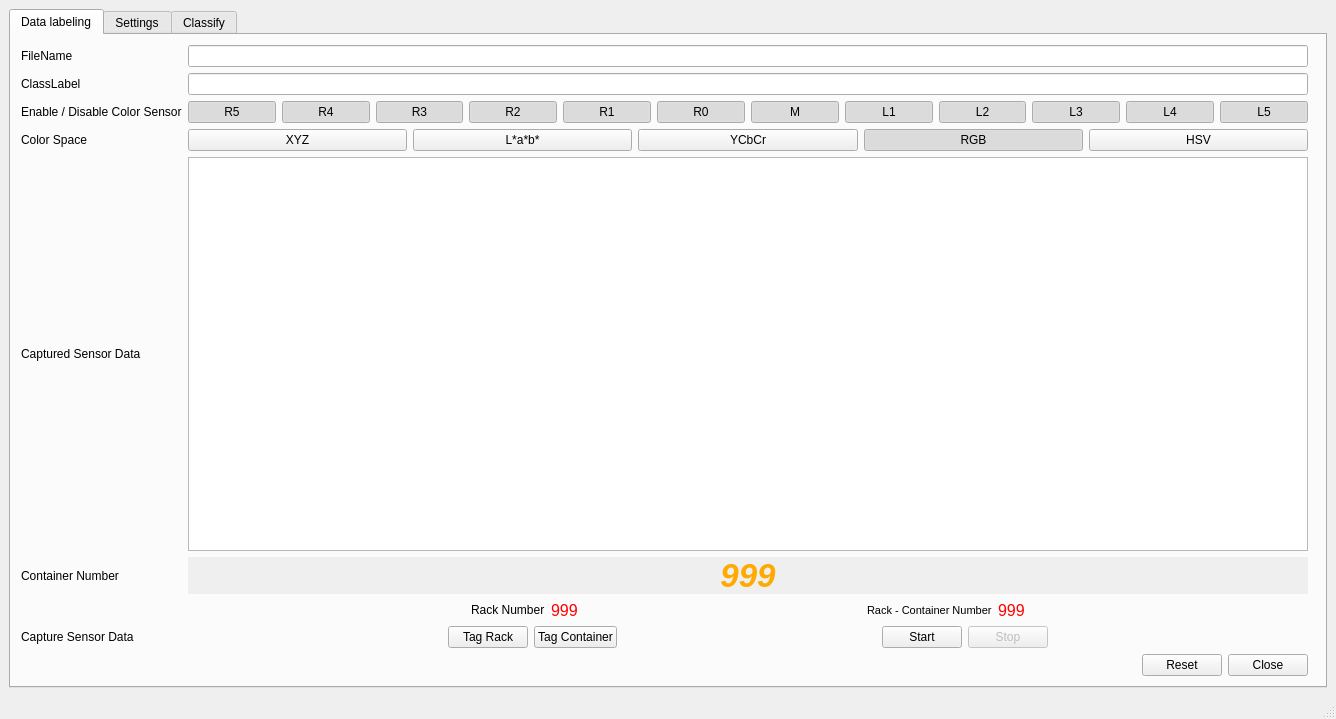
<?xml version="1.0" encoding="UTF-8"?>
<ui version="4.0">
 <class>MainWindow</class>
 <widget class="QMainWindow" name="MainWindow">
  <property name="geometry">
   <rect>
    <x>0</x>
    <y>0</y>
    <width>1336</width>
    <height>719</height>
   </rect>
  </property>
  <property name="windowTitle">
   <string>Data Collection</string>
  </property>
  <property name="windowIcon">
   <iconset>
    <normaloff>Icon/research4-1.png</normaloff>Icon/research4-1.png</iconset>
  </property>
  <widget class="QWidget" name="centralwidget">
   <layout class="QGridLayout" name="gridLayout">
    <item row="0" column="0">
     <widget class="QTabWidget" name="mainTabObj">
      <property name="toolTip">
       <string/>
      </property>
      <property name="currentIndex">
       <number>0</number>
      </property>
      <property name="movable">
       <bool>true</bool>
      </property>
      <property name="tabBarAutoHide">
       <bool>true</bool>
      </property>
      <widget class="QWidget" name="dataLabelingTab">
       <attribute name="title">
        <string>Data labeling</string>
       </attribute>
       <widget class="QWidget" name="formLayoutWidget">
        <property name="geometry">
         <rect>
          <x>10</x>
          <y>10</y>
          <width>1287</width>
          <height>631</height>
         </rect>
        </property>
        <layout class="QGridLayout" name="dataLabelingTabGridLayout">
         <property name="sizeConstraint">
          <enum>QLayout::SetNoConstraint</enum>
         </property>
         <item row="12" column="1">
          <layout class="QHBoxLayout" name="closeResetHLayout">
           <item>
            <spacer name="horizontalSpacer">
             <property name="orientation">
              <enum>Qt::Horizontal</enum>
             </property>
             <property name="sizeHint" stdset="0">
              <size>
               <width>40</width>
               <height>20</height>
              </size>
             </property>
            </spacer>
           </item>
           <item>
            <widget class="QPushButton" name="resetBtn">
             <property name="text">
              <string>Reset</string>
             </property>
            </widget>
           </item>
           <item>
            <widget class="QPushButton" name="closeBtn">
             <property name="text">
              <string>Close</string>
             </property>
            </widget>
           </item>
          </layout>
         </item>
         <item row="0" column="0">
          <widget class="QLabel" name="fileNameLabel">
           <property name="text">
            <string>FileName</string>
           </property>
          </widget>
         </item>
         <item row="2" column="0">
          <widget class="QLabel" name="sensorEnableDisableLabel">
           <property name="text">
            <string>Enable / Disable Color Sensor</string>
           </property>
          </widget>
         </item>
         <item row="2" column="1">
          <layout class="QHBoxLayout" name="sensorButtonHorizontalLayout">
           <item>
            <widget class="QPushButton" name="colSensorButton1">
             <property name="acceptDrops">
              <bool>false</bool>
             </property>
             <property name="text">
              <string>R5</string>
             </property>
             <property name="checkable">
              <bool>true</bool>
             </property>
             <property name="checked">
              <bool>true</bool>
             </property>
            </widget>
           </item>
           <item>
            <widget class="QPushButton" name="colSensorButton2">
             <property name="text">
              <string>R4</string>
             </property>
             <property name="checkable">
              <bool>true</bool>
             </property>
             <property name="checked">
              <bool>true</bool>
             </property>
            </widget>
           </item>
           <item>
            <widget class="QPushButton" name="colSensorButton3">
             <property name="text">
              <string>R3</string>
             </property>
             <property name="checkable">
              <bool>true</bool>
             </property>
             <property name="checked">
              <bool>true</bool>
             </property>
            </widget>
           </item>
           <item>
            <widget class="QPushButton" name="colSensorButton4">
             <property name="text">
              <string>R2</string>
             </property>
             <property name="checkable">
              <bool>true</bool>
             </property>
             <property name="checked">
              <bool>true</bool>
             </property>
            </widget>
           </item>
           <item>
            <widget class="QPushButton" name="colSensorButton5">
             <property name="text">
              <string>R1</string>
             </property>
             <property name="checkable">
              <bool>true</bool>
             </property>
             <property name="checked">
              <bool>true</bool>
             </property>
            </widget>
           </item>
           <item>
            <widget class="QPushButton" name="colSensorButton6">
             <property name="text">
              <string>R0</string>
             </property>
             <property name="checkable">
              <bool>true</bool>
             </property>
             <property name="checked">
              <bool>true</bool>
             </property>
            </widget>
           </item>
           <item>
            <widget class="QPushButton" name="colSensorButton7">
             <property name="text">
              <string>M</string>
             </property>
             <property name="checkable">
              <bool>true</bool>
             </property>
             <property name="checked">
              <bool>true</bool>
             </property>
            </widget>
           </item>
           <item>
            <widget class="QPushButton" name="colSensorButton8">
             <property name="text">
              <string>L1</string>
             </property>
             <property name="checkable">
              <bool>true</bool>
             </property>
             <property name="checked">
              <bool>true</bool>
             </property>
            </widget>
           </item>
           <item>
            <widget class="QPushButton" name="colSensorButton9">
             <property name="text">
              <string>L2</string>
             </property>
             <property name="checkable">
              <bool>true</bool>
             </property>
             <property name="checked">
              <bool>true</bool>
             </property>
            </widget>
           </item>
           <item>
            <widget class="QPushButton" name="colSensorButton10">
             <property name="text">
              <string>L3</string>
             </property>
             <property name="checkable">
              <bool>true</bool>
             </property>
             <property name="checked">
              <bool>true</bool>
             </property>
            </widget>
           </item>
           <item>
            <widget class="QPushButton" name="colSensorButton11">
             <property name="text">
              <string>L4</string>
             </property>
             <property name="checkable">
              <bool>true</bool>
             </property>
             <property name="checked">
              <bool>true</bool>
             </property>
            </widget>
           </item>
           <item>
            <widget class="QPushButton" name="colSensorButton12">
             <property name="text">
              <string>L5</string>
             </property>
             <property name="checkable">
              <bool>true</bool>
             </property>
             <property name="checked">
              <bool>true</bool>
             </property>
            </widget>
           </item>
          </layout>
         </item>
         <item row="0" column="1">
          <widget class="QLineEdit" name="fileNameLineEdit"/>
         </item>
         <item row="1" column="0">
          <widget class="QLabel" name="classLabelLabel">
           <property name="text">
            <string>ClassLabel</string>
           </property>
          </widget>
         </item>
         <item row="5" column="0">
          <widget class="QLabel" name="sensorTextLabel">
           <property name="text">
            <string>Captured Sensor Data</string>
           </property>
          </widget>
         </item>
         <item row="3" column="0">
          <widget class="QLabel" name="colorSpaceLabel">
           <property name="text">
            <string>Color Space</string>
           </property>
          </widget>
         </item>
         <item row="5" column="1">
          <widget class="QTextEdit" name="sensorTextEdit">
           <property name="undoRedoEnabled">
            <bool>false</bool>
           </property>
           <property name="readOnly">
            <bool>true</bool>
           </property>
          </widget>
         </item>
         <item row="1" column="1">
          <widget class="QLineEdit" name="classLabelLineEdit"/>
         </item>
         <item row="3" column="1">
          <layout class="QHBoxLayout" name="colorSpaceButtonsHorizontalLayout">
           <item>
            <widget class="QPushButton" name="colorSpaceXYZButton">
             <property name="text">
              <string>XYZ</string>
             </property>
             <property name="checkable">
              <bool>true</bool>
             </property>
             <property name="autoExclusive">
              <bool>true</bool>
             </property>
            </widget>
           </item>
           <item>
            <widget class="QPushButton" name="colorSpaceLabButton">
             <property name="text">
              <string>L*a*b*</string>
             </property>
             <property name="checkable">
              <bool>true</bool>
             </property>
             <property name="autoExclusive">
              <bool>true</bool>
             </property>
            </widget>
           </item>
           <item>
            <widget class="QPushButton" name="colorSpaceYCbCrButton">
             <property name="text">
              <string>YCbCr</string>
             </property>
             <property name="checkable">
              <bool>true</bool>
             </property>
             <property name="autoExclusive">
              <bool>true</bool>
             </property>
            </widget>
           </item>
           <item>
            <widget class="QPushButton" name="colorSpaceRGBButton">
             <property name="text">
              <string>RGB</string>
             </property>
             <property name="checkable">
              <bool>true</bool>
             </property>
             <property name="checked">
              <bool>true</bool>
             </property>
             <property name="autoExclusive">
              <bool>true</bool>
             </property>
            </widget>
           </item>
           <item>
            <widget class="QPushButton" name="colorSpaceHSVButton">
             <property name="text">
              <string>HSV</string>
             </property>
             <property name="checkable">
              <bool>true</bool>
             </property>
             <property name="checked">
              <bool>false</bool>
             </property>
             <property name="autoExclusive">
              <bool>true</bool>
             </property>
            </widget>
           </item>
          </layout>
         </item>
         <item row="10" column="1">
          <layout class="QHBoxLayout" name="capturSensorDataHLayout">
           <item>
            <spacer name="horizontalSpacer_9">
             <property name="orientation">
              <enum>Qt::Horizontal</enum>
             </property>
             <property name="sizeHint" stdset="0">
              <size>
               <width>40</width>
               <height>20</height>
              </size>
             </property>
            </spacer>
           </item>
           <item>
            <widget class="QPushButton" name="rackInputPushButton">
             <property name="text">
              <string>Tag Rack</string>
             </property>
            </widget>
           </item>
           <item>
            <widget class="QPushButton" name="containerInputPushButton">
             <property name="text">
              <string>Tag Container</string>
             </property>
            </widget>
           </item>
           <item>
            <spacer name="horizontalSpacer_2">
             <property name="orientation">
              <enum>Qt::Horizontal</enum>
             </property>
             <property name="sizeHint" stdset="0">
              <size>
               <width>30</width>
               <height>20</height>
              </size>
             </property>
            </spacer>
           </item>
           <item>
            <widget class="QPushButton" name="startCaptureBtn">
             <property name="mouseTracking">
              <bool>false</bool>
             </property>
             <property name="toolTip">
              <string>click to capture the sensor data</string>
             </property>
             <property name="whatsThis">
              <string>click to capture the sensor data</string>
             </property>
             <property name="text">
              <string>Start</string>
             </property>
            </widget>
           </item>
           <item>
            <widget class="QPushButton" name="stopCaptureBtn">
             <property name="enabled">
              <bool>false</bool>
             </property>
             <property name="text">
              <string>Stop</string>
             </property>
            </widget>
           </item>
           <item>
            <spacer name="horizontalSpacer_8">
             <property name="orientation">
              <enum>Qt::Horizontal</enum>
             </property>
             <property name="sizeHint" stdset="0">
              <size>
               <width>40</width>
               <height>20</height>
              </size>
             </property>
            </spacer>
           </item>
          </layout>
         </item>
         <item row="10" column="0">
          <widget class="QLabel" name="captureLabel">
           <property name="text">
            <string>Capture Sensor Data</string>
           </property>
          </widget>
         </item>
         <item row="6" column="1">
          <widget class="QLabel" name="containerNumberLabelValueDisplay">
           <property name="enabled">
            <bool>true</bool>
           </property>
           <property name="palette">
            <palette>
             <active>
              <colorrole role="WindowText">
               <brush brushstyle="SolidPattern">
                <color alpha="255">
                 <red>255</red>
                 <green>170</green>
                 <blue>0</blue>
                </color>
               </brush>
              </colorrole>
             </active>
             <inactive>
              <colorrole role="WindowText">
               <brush brushstyle="SolidPattern">
                <color alpha="255">
                 <red>255</red>
                 <green>170</green>
                 <blue>0</blue>
                </color>
               </brush>
              </colorrole>
             </inactive>
             <disabled>
              <colorrole role="WindowText">
               <brush brushstyle="SolidPattern">
                <color alpha="255">
                 <red>120</red>
                 <green>120</green>
                 <blue>120</blue>
                </color>
               </brush>
              </colorrole>
             </disabled>
            </palette>
           </property>
           <property name="font">
            <font>
             <pointsize>25</pointsize>
             <weight>75</weight>
             <italic>true</italic>
             <bold>true</bold>
            </font>
           </property>
           <property name="autoFillBackground">
            <bool>true</bool>
           </property>
           <property name="text">
            <string>999</string>
           </property>
           <property name="textFormat">
            <enum>Qt::PlainText</enum>
           </property>
           <property name="alignment">
            <set>Qt::AlignCenter</set>
           </property>
          </widget>
         </item>
         <item row="6" column="0">
          <widget class="QLabel" name="containerNumberLabel">
           <property name="text">
            <string>Container Number</string>
           </property>
          </widget>
         </item>
         <item row="9" column="1">
          <layout class="QHBoxLayout" name="rackContainerDetailHorizontalLayout">
           <item>
            <spacer name="horizontalSpacer_6">
             <property name="orientation">
              <enum>Qt::Horizontal</enum>
             </property>
             <property name="sizeHint" stdset="0">
              <size>
               <width>40</width>
               <height>20</height>
              </size>
             </property>
            </spacer>
           </item>
           <item>
            <widget class="QLabel" name="rackNumberLabel">
             <property name="text">
              <string>Rack Number</string>
             </property>
            </widget>
           </item>
           <item>
            <widget class="QLabel" name="rackNumberLabelValueDisplay">
             <property name="palette">
              <palette>
               <active>
                <colorrole role="WindowText">
                 <brush brushstyle="SolidPattern">
                  <color alpha="255">
                   <red>255</red>
                   <green>0</green>
                   <blue>0</blue>
                  </color>
                 </brush>
                </colorrole>
               </active>
               <inactive>
                <colorrole role="WindowText">
                 <brush brushstyle="SolidPattern">
                  <color alpha="255">
                   <red>255</red>
                   <green>0</green>
                   <blue>0</blue>
                  </color>
                 </brush>
                </colorrole>
               </inactive>
               <disabled>
                <colorrole role="WindowText">
                 <brush brushstyle="SolidPattern">
                  <color alpha="255">
                   <red>120</red>
                   <green>120</green>
                   <blue>120</blue>
                  </color>
                 </brush>
                </colorrole>
               </disabled>
              </palette>
             </property>
             <property name="font">
              <font>
               <pointsize>12</pointsize>
              </font>
             </property>
             <property name="text">
              <string>999</string>
             </property>
            </widget>
           </item>
           <item>
            <spacer name="horizontalSpacer_5">
             <property name="orientation">
              <enum>Qt::Horizontal</enum>
             </property>
             <property name="sizeHint" stdset="0">
              <size>
               <width>40</width>
               <height>20</height>
              </size>
             </property>
            </spacer>
           </item>
           <item>
            <widget class="QLabel" name="rackContainerNumberLabel">
             <property name="font">
              <font>
               <pointsize>8</pointsize>
              </font>
             </property>
             <property name="text">
              <string>Rack - Container Number</string>
             </property>
            </widget>
           </item>
           <item>
            <widget class="QLabel" name="rackContainerNumberLabelValueDisplay">
             <property name="palette">
              <palette>
               <active>
                <colorrole role="WindowText">
                 <brush brushstyle="SolidPattern">
                  <color alpha="255">
                   <red>255</red>
                   <green>0</green>
                   <blue>0</blue>
                  </color>
                 </brush>
                </colorrole>
               </active>
               <inactive>
                <colorrole role="WindowText">
                 <brush brushstyle="SolidPattern">
                  <color alpha="255">
                   <red>255</red>
                   <green>0</green>
                   <blue>0</blue>
                  </color>
                 </brush>
                </colorrole>
               </inactive>
               <disabled>
                <colorrole role="WindowText">
                 <brush brushstyle="SolidPattern">
                  <color alpha="255">
                   <red>120</red>
                   <green>120</green>
                   <blue>120</blue>
                  </color>
                 </brush>
                </colorrole>
               </disabled>
              </palette>
             </property>
             <property name="font">
              <font>
               <pointsize>12</pointsize>
              </font>
             </property>
             <property name="text">
              <string>999</string>
             </property>
            </widget>
           </item>
           <item>
            <spacer name="horizontalSpacer_7">
             <property name="orientation">
              <enum>Qt::Horizontal</enum>
             </property>
             <property name="sizeHint" stdset="0">
              <size>
               <width>40</width>
               <height>20</height>
              </size>
             </property>
            </spacer>
           </item>
          </layout>
         </item>
        </layout>
       </widget>
      </widget>
      <widget class="QWidget" name="settingTab">
       <attribute name="title">
        <string>Settings</string>
       </attribute>
       <widget class="QWidget" name="gridLayoutWidget_2">
        <property name="geometry">
         <rect>
          <x>0</x>
          <y>10</y>
          <width>351</width>
          <height>131</height>
         </rect>
        </property>
        <layout class="QGridLayout" name="settingTabMainGridLayout">
         <property name="sizeConstraint">
          <enum>QLayout::SetNoConstraint</enum>
         </property>
         <item row="0" column="1">
          <layout class="QVBoxLayout" name="setialPortSettingsVerticalLayout">
           <item>
            <layout class="QHBoxLayout" name="baudrateHorizontalLayout">
             <item>
              <widget class="QLabel" name="baudrateLabel">
               <property name="layoutDirection">
                <enum>Qt::LeftToRight</enum>
               </property>
               <property name="text">
                <string>Baudrate</string>
               </property>
              </widget>
             </item>
             <item>
              <widget class="QComboBox" name="baudrateComboBox">
               <property name="currentText">
                <string>115200</string>
               </property>
               <property name="maxVisibleItems">
                <number>20</number>
               </property>
               <property name="sizeAdjustPolicy">
                <enum>QComboBox::AdjustToMinimumContentsLength</enum>
               </property>
               <item>
                <property name="text">
                 <string>115200</string>
                </property>
               </item>
               <item>
                <property name="text">
                 <string>57600</string>
                </property>
               </item>
               <item>
                <property name="text">
                 <string>38400</string>
                </property>
               </item>
               <item>
                <property name="text">
                 <string>28800</string>
                </property>
               </item>
               <item>
                <property name="text">
                 <string>19200</string>
                </property>
               </item>
               <item>
                <property name="text">
                 <string>14400</string>
                </property>
               </item>
               <item>
                <property name="text">
                 <string>9600</string>
                </property>
               </item>
               <item>
                <property name="text">
                 <string>4800</string>
                </property>
               </item>
               <item>
                <property name="text">
                 <string>2400</string>
                </property>
               </item>
               <item>
                <property name="text">
                 <string>1200</string>
                </property>
               </item>
               <item>
                <property name="text">
                 <string>900</string>
                </property>
               </item>
               <item>
                <property name="text">
                 <string>600</string>
                </property>
               </item>
               <item>
                <property name="text">
                 <string>300</string>
                </property>
               </item>
              </widget>
             </item>
            </layout>
           </item>
           <item>
            <layout class="QHBoxLayout" name="portHorizontalLayout">
             <item>
              <widget class="QLabel" name="portLabel">
               <property name="text">
                <string>Port</string>
               </property>
              </widget>
             </item>
             <item>
              <spacer name="horizontalSpacer_3">
               <property name="orientation">
                <enum>Qt::Horizontal</enum>
               </property>
               <property name="sizeHint" stdset="0">
                <size>
                 <width>40</width>
                 <height>20</height>
                </size>
               </property>
              </spacer>
             </item>
             <item>
              <widget class="QLineEdit" name="portlineEdit">
               <property name="text">
                <string>COM6</string>
               </property>
              </widget>
             </item>
            </layout>
           </item>
          </layout>
         </item>
         <item row="0" column="0">
          <widget class="QLabel" name="serialPortSettingsLabel">
           <property name="text">
            <string>Serial Port Settings</string>
           </property>
          </widget>
         </item>
         <item row="1" column="1">
          <layout class="QHBoxLayout" name="recordingFolderLocationhorizontalLayout">
           <item>
            <spacer name="horizontalSpacer_4">
             <property name="orientation">
              <enum>Qt::Horizontal</enum>
             </property>
             <property name="sizeHint" stdset="0">
              <size>
               <width>40</width>
               <height>20</height>
              </size>
             </property>
            </spacer>
           </item>
           <item>
            <widget class="QLineEdit" name="recordingFolderLocationLineEdit">
             <property name="text">
              <string>recording_folder/</string>
             </property>
            </widget>
           </item>
          </layout>
         </item>
         <item row="1" column="0">
          <widget class="QLabel" name="recordingFolderLocationLabel">
           <property name="text">
            <string>Recording Folder Location</string>
           </property>
          </widget>
         </item>
        </layout>
       </widget>
      </widget>
      <widget class="QWidget" name="classifierTab">
       <attribute name="title">
        <string>Classify</string>
       </attribute>
       <widget class="QWidget" name="gridLayoutWidget">
        <property name="geometry">
         <rect>
          <x>9</x>
          <y>9</y>
          <width>1321</width>
          <height>801</height>
         </rect>
        </property>
        <layout class="QGridLayout" name="classifierTabGridLayout">
         <property name="sizeConstraint">
          <enum>QLayout::SetNoConstraint</enum>
         </property>
        </layout>
       </widget>
      </widget>
     </widget>
    </item>
   </layout>
  </widget>
  <widget class="QStatusBar" name="statusbar"/>
 </widget>
 <resources/>
 <connections/>
</ui>
